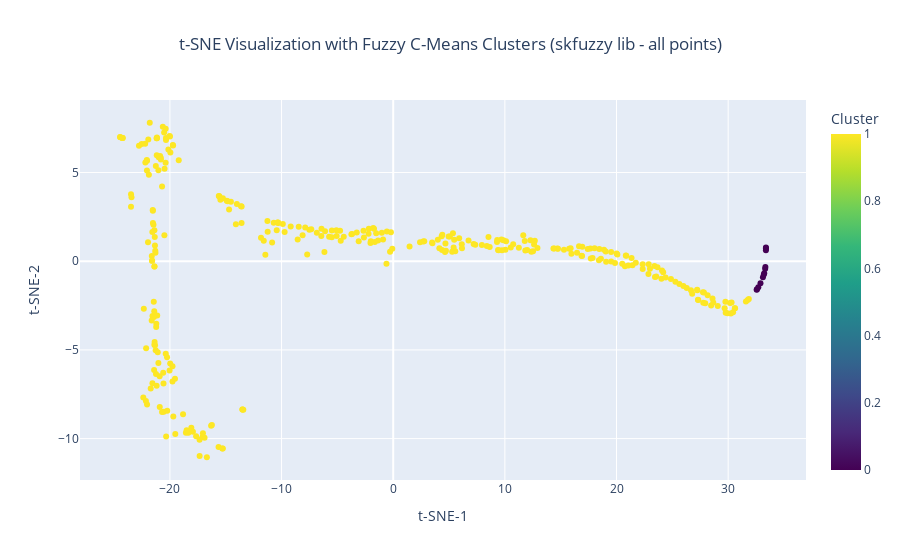

Notebook code for this chart:
### Code cell
# Step 5: Add country codes to the DataFrame
results_df["Country Code"] = results_df["Country"].map(country_codes)

# Ensure the "Cluster" column is treated as categorical
aggregated_df["Cluster"] = aggregated_df["Cluster"].astype(str)

# Define custom colors for each cluster
cluster_colors = {
    "0": "blue",  # Color for Cluster 0
    "1": "red",   # Color for Cluster 1
    "2": "green", # Color for Cluster 2 (if you have more clusters)
    # Add more colors as needed
}

# Step 6: Original Plotting (with repeated points)
fig_original = px.scatter(results_df, x="TSNE-1", y="TSNE-2", color="Cluster",
                          hover_data=["Country Code", "Raised"],
                          title="t-SNE Visualization with Fuzzy C-Means Clusters (skfuzzy lib - all points)",
                          labels={"TSNE-1": "t-SNE-1", "TSNE-2": "t-SNE-2", "Cluster": "Cluster"},
                          color_continuous_scale=px.colors.sequential.Viridis)

fig_original.update_traces(marker=dict(size=12, line=dict(width=2, color='DarkSlateGrey')),
                           selector=dict(mode='markers+text'))

fig_original.update_layout(legend_title_text='Cluster',
                           xaxis_title="t-SNE-1",
                           yaxis_title="t-SNE-2",
                           title_x=0.5)

fig_original.show()

### Figure 1 — Plotly figure (JSON) as saved in the notebook; plotly's stock layout.template omitted (floating-point values rounded to 4 significant figures; data arrays with more than 128 entries replaced by an {"elided": "..."} marker saying what was removed)
{"data": [{"customdata": {"elided": "339x2 mixed values"}, "hovertemplate": "t-SNE-1=%{x}<br>t-SNE-2=%{y}<br>Country Code=%{customdata[0]}<br>Raised=%{customdata[1]}<br>Cluster=%{marker.color}<extra></extra>", "legendgroup": "", "marker": {"color": {"elided": "339 int values"}, "coloraxis": "coloraxis", "symbol": "circle"}, "mode": "markers", "name": "", "orientation": "v", "showlegend": false, "type": "scatter", "x": {"elided": "339 float values"}, "xaxis": "x", "y": {"elided": "339 float values"}, "yaxis": "y"}], "layout": {"autosize": true, "coloraxis": {"colorbar": {"title": {"text": "Cluster"}}, "colorscale": [[0, "#440154"], [0.1111, "#482878"], [0.2222, "#3e4989"], [0.3333, "#31688e"], [0.4444, "#26828e"], [0.5556, "#1f9e89"], [0.6667, "#35b779"], [0.7778, "#6ece58"], [0.8889, "#b5de2b"], [1, "#fde725"]]}, "legend": {"title": {"text": "Cluster"}, "tracegroupgap": 0}, "title": {"text": "t-SNE Visualization with Fuzzy C-Means Clusters (skfuzzy lib - all points)", "x": 0.5}, "xaxis": {"anchor": "y", "autorange": true, "domain": [0, 1], "range": [-27.97, 36.89], "title": {"text": "t-SNE-1"}, "type": "linear"}, "yaxis": {"anchor": "x", "autorange": true, "domain": [0, 1], "range": [-12.61, 9.359], "title": {"text": "t-SNE-2"}, "type": "linear"}}}
